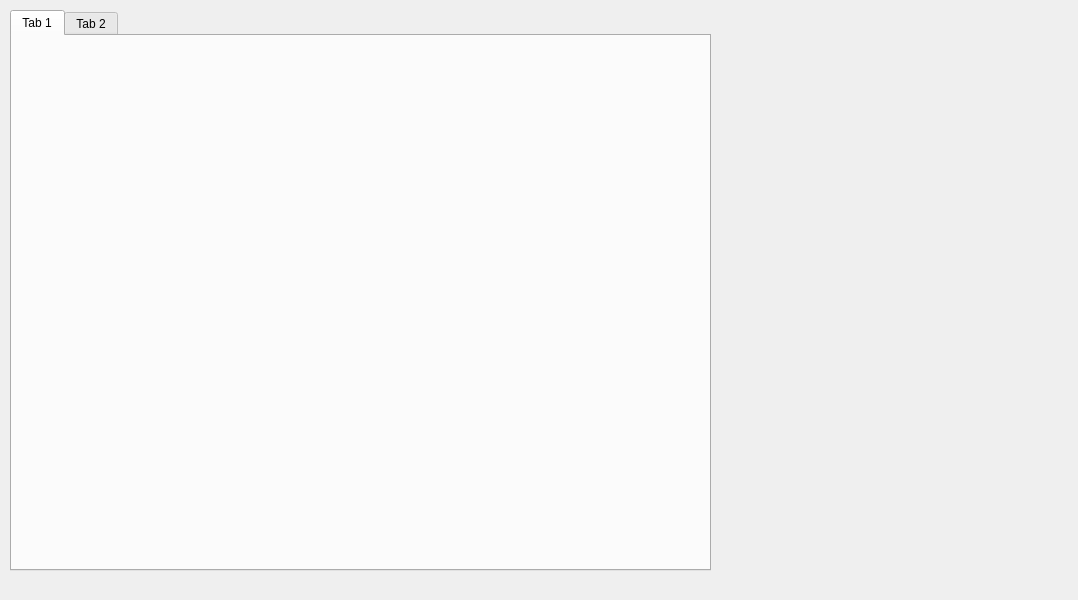
<?xml version="1.0" encoding="UTF-8"?>
<ui version="4.0">
 <class>MainWindow</class>
 <widget class="QMainWindow" name="MainWindow">
  <property name="geometry">
   <rect>
    <x>0</x>
    <y>0</y>
    <width>1078</width>
    <height>600</height>
   </rect>
  </property>
  <property name="windowTitle">
   <string>MainWindow</string>
  </property>
  <widget class="QWidget" name="centralwidget">
   <widget class="QWidget" name="formLayoutWidget">
    <property name="geometry">
     <rect>
      <x>730</x>
      <y>40</y>
      <width>341</width>
      <height>531</height>
     </rect>
    </property>
    <layout class="QFormLayout" name="InputForm">
     <property name="formAlignment">
      <set>Qt::AlignRight|Qt::AlignTop|Qt::AlignTrailing</set>
     </property>
    </layout>
   </widget>
   <widget class="QTabWidget" name="tabWidget">
    <property name="geometry">
     <rect>
      <x>10</x>
      <y>10</y>
      <width>701</width>
      <height>561</height>
     </rect>
    </property>
    <widget class="QWidget" name="tab">
     <attribute name="title">
      <string>Tab 1</string>
     </attribute>
    </widget>
    <widget class="QWidget" name="tab_2">
     <attribute name="title">
      <string>Tab 2</string>
     </attribute>
    </widget>
   </widget>
  </widget>
  <widget class="QMenuBar" name="menubar">
   <property name="geometry">
    <rect>
     <x>0</x>
     <y>0</y>
     <width>1078</width>
     <height>21</height>
    </rect>
   </property>
  </widget>
 </widget>
 <resources/>
 <connections/>
</ui>
